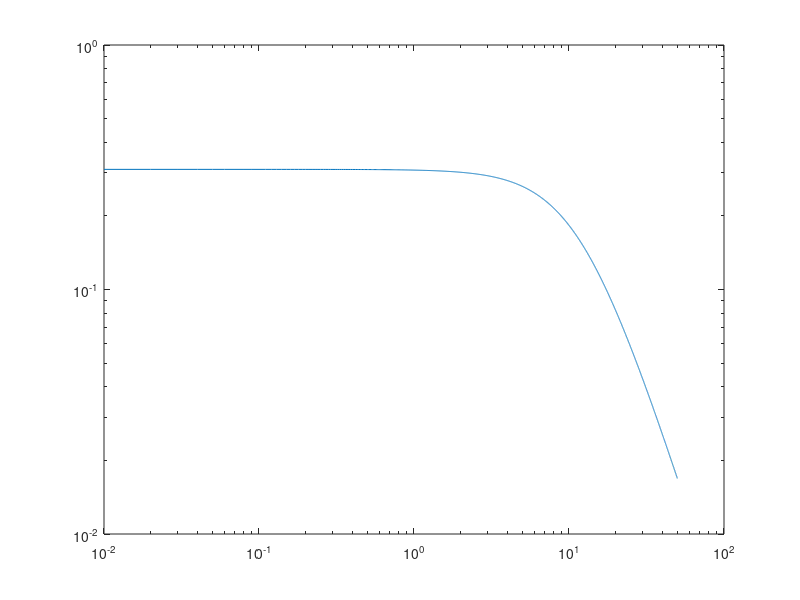
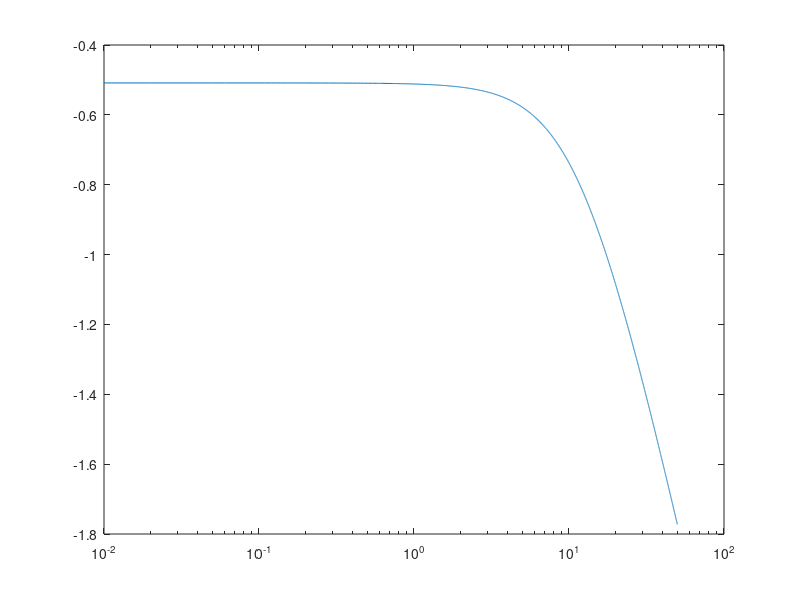

Write MATLAB code to recreate these figures, in order.
x=0.01:0.01:50;

q0=0.31;

fc=12;


for i=1:length(x)
  s(i) = q0 / (1+(x(i)/fc)^2);

  a(i) = log10(q0) - (log10(1) + log10(1 + (x(i)/fc)^2));
end



figure(1)
loglog(x,s)
figure(2)
semilogx(x,a)
